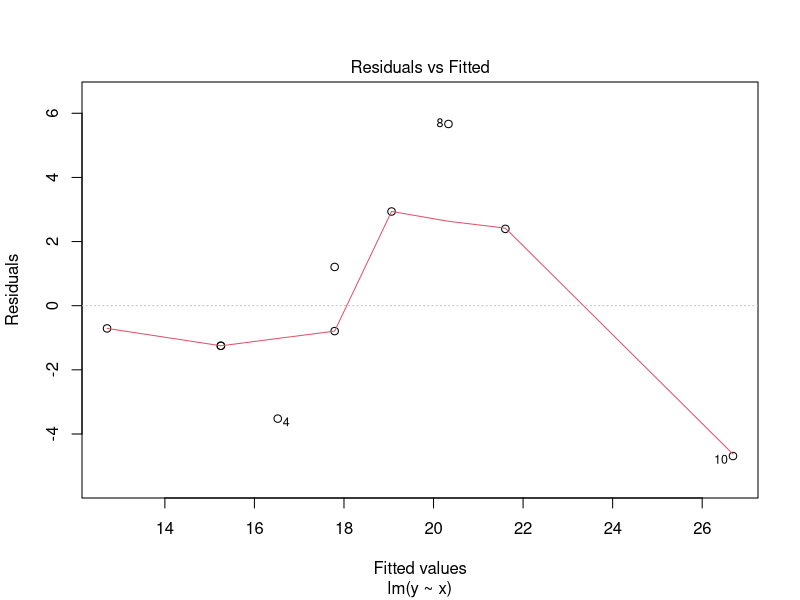
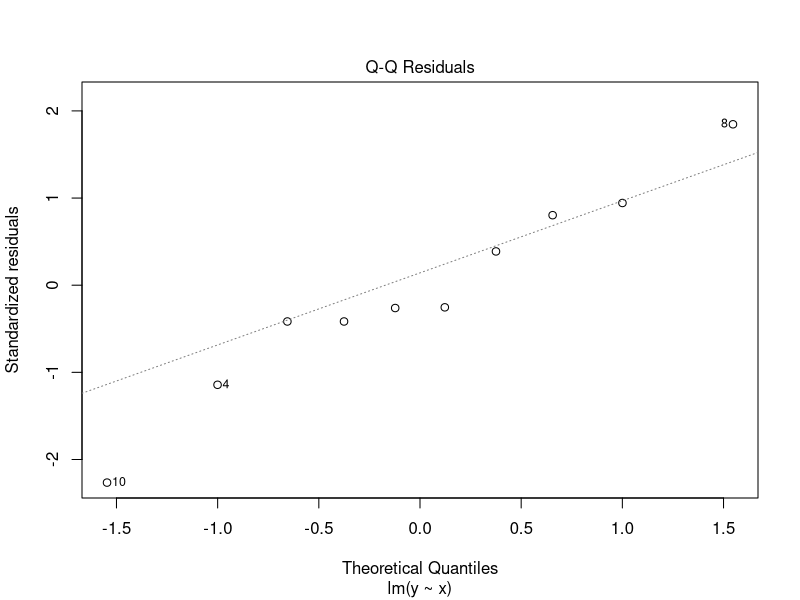
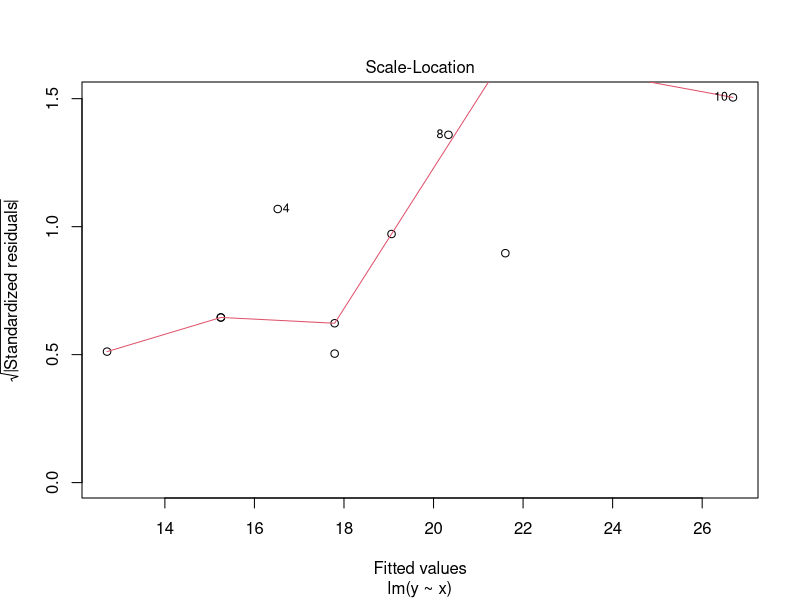
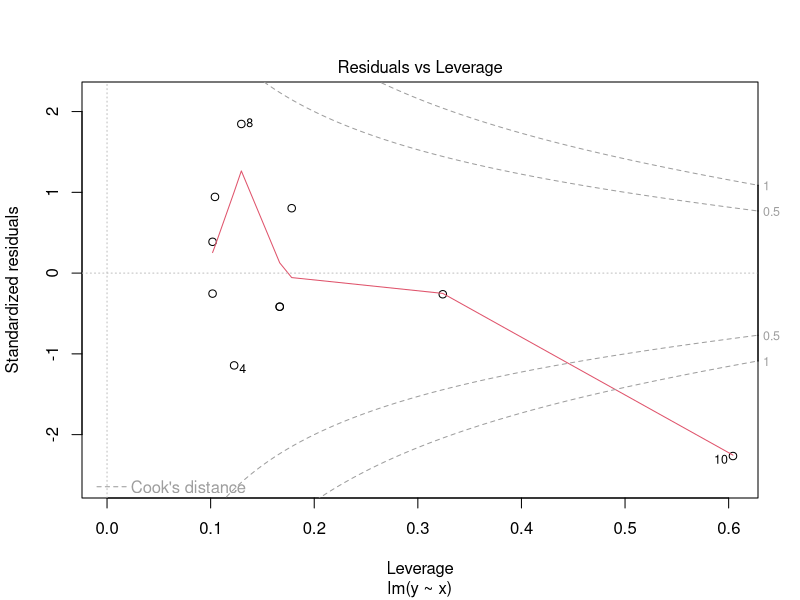
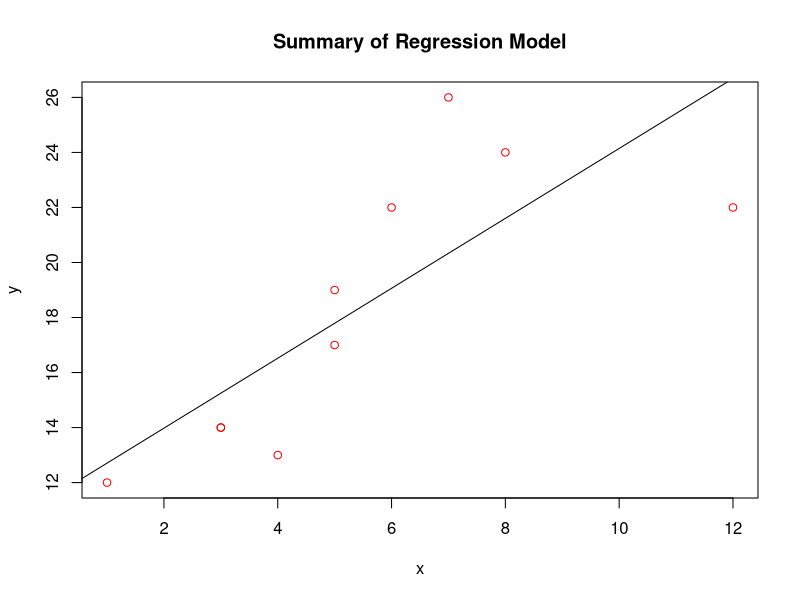

Recreate these plots in R, in order.
# fit regresssion model
# define data
df <- data.frame(x=c(1, 3, 3, 4, 5, 5, 6, 7, 8, 12),
                 y=c(12, 14, 14, 13, 17, 19, 22, 26, 24, 22))

# fit linear regression model using "x" as predictor and "y" as response variable
model <- lm(y ~ x, data = df)

# view summary of regression model
summary(model)

# view diagnostic plots of model
# create diagnostic plots
plot(model)

# plot the fitted regression model
# create scatterplot of raw data
plot(df$x, df$y, col="red", main = "Summary of Regression Model", xlab="x", ylab = "y")

# add fitted regression line
abline(model)

# use the regression model to make predictions
# define new observation
new <- data.frame(x=c(5))

# use the fitted model to predict the value for the new observation
predict(model, newdata = new)
